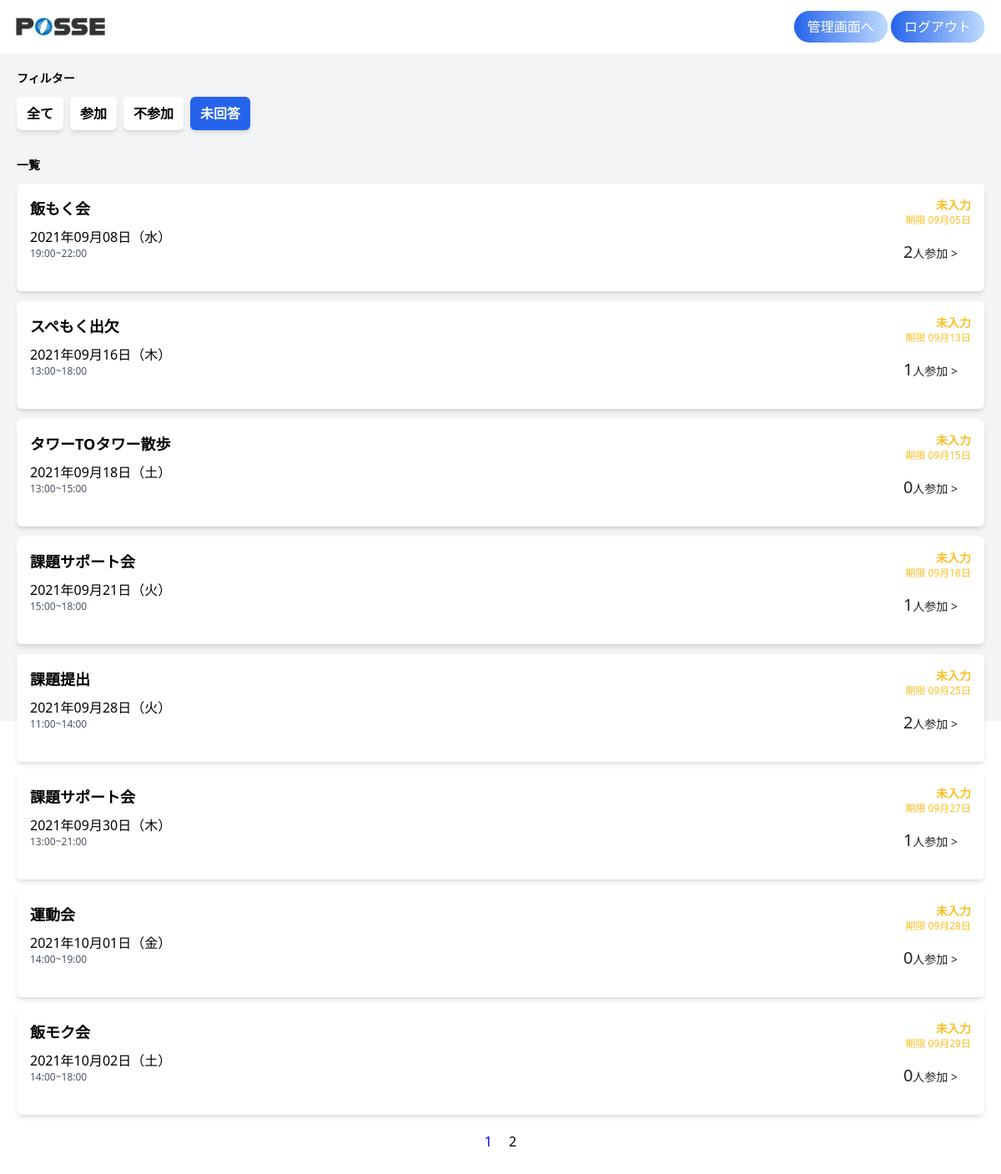
/index.php/?page_id=1&status_id=0 (signed in), run on the app's committed database.
### tables this page shows
CREATE TABLE `events` (
  `id` int NOT NULL,
  `name` varchar(10) NOT NULL,
  `start_at` datetime DEFAULT NULL,
  `end_at` datetime DEFAULT NULL,
  `created_at` datetime DEFAULT CURRENT_TIMESTAMP,
  `updated_at` datetime DEFAULT CURRENT_TIMESTAMP ON UPDATE CURRENT_TIMESTAMP,
  `deleted_at` datetime DEFAULT NULL
);

CREATE TABLE `status` (
  `id` int NOT NULL,
  `name` varchar(255) NOT NULL
);

### src/index.php (the view, shortened to what this page needs)
<?php
require('dbconnect.php');
function get_day_of_week($w)
{
  $day_of_week_list = ['日', '月', '火', '水', '木', '金', '土'];
  return $day_of_week_list["$w"];
}
$user_id = $_SESSION["ID"];
?>
<!DOCTYPE html>
<html lang="ja">
<head>
  <link href="https://unpkg.com/tailwindcss@^2/dist/tailwind.min.css" rel="stylesheet">
  <link rel="stylesheet" href="/style.css">
</head>
<body>
  <header class="h-16">
    <div class="flex justify-between items-center w-full h-full mx-auto pl-2 pr-5">
      <div class="h-full">
        <a href="/"><img src="/img/header-logo.png" alt="" class="h-full"></a>
      </div>
      <div>
        <?php if ($_SESSION["ADMIN"] == 1) : ?>
          <a href="/manage/eventlist" class="text-white bg-blue-400 px-4 py-2 rounded-3xl bg-gradient-to-r from-blue-600 to-blue-200">管理画面へ</a>
        <?php endif ?>
        <a href="/session/logout.php" class="text-white bg-blue-400 px-4 py-2 rounded-3xl bg-gradient-to-r from-blue-600 to-blue-200">ログアウト</a>
      </div>
    </div>
  </header>
  <main class="bg-gray-100 h-screen">
    <div class="w-full mx-auto p-5">
      <div id="filter" class="mb-8">
        <h2 class="text-sm font-bold mb-3">フィルター</h2>
        <div class="flex">
          <a href="/index.php/?page_id=1" class="px-3 py-2 text-md font-bold mr-2 rounded-md shadow-md <?= !$_GET['status_id'] && $_GET['status_id'] != "0" ? "bg-blue-600 text-white" : "bg-white" ?> ">全て</a>
          <a href="/index.php/?page_id=1&status_id=1" class="px-3 py-2 text-md font-bold mr-2 rounded-md shadow-md <?= $_GET['status_id'] == 1 ? "bg-blue-600 text-white" : "bg-white" ?> ">参加</a>
          <a href="/index.php/?page_id=1&status_id=2" class="px-3 py-2 text-md font-bold mr-2 rounded-md shadow-md <?= $_GET['status_id'] == 2 ? "bg-blue-600 text-white" : "bg-white" ?>">不参加</a>
          <a href="/index.php/?page_id=1&status_id=0" class="px-3 py-2 text-md font-bold mr-2 rounded-md shadow-md <?= $_GET['status_id'] == "0" ? "bg-blue-600 text-white" : "bg-white" ?>">未回答</a>
        </div>
      </div>
      <?php
      $get_status_id = $_GET['status_id'];
      ?>
      <div id="events-list">
        <div class="flex justify-between items-center mb-3">
          <h2 class="text-sm font-bold">一覧</h2>
        </div>
        <?php
        $Selected_events_number = $db->query("SELECT  count(*) FROM events WHERE CURDATE() <= start_at")->fetch(PDO::FETCH_COLUMN);
        if ($get_status_id == "none" || $get_status_id == null) {
          $status_sql = "";
          $get_status_id == "none";
        } else {
          $status_sql = "AND event_attendance.status_id = $get_status_id";
        }
        $Selected_All_events = "SELECT events.id, events.name, events.start_at, events.end_at , status.id as status_id , status.name as status_name FROM events
        INNER JOIN event_attendance ON events.id = event_attendance.event_id
        INNER JOIN status ON event_attendance.status_id = status.id
        WHERE  event_attendance.user_id = $user_id AND CURDATE() <= events.start_at $status_sql
        ORDER BY events.start_at";
        $event_contents = $db->query($Selected_All_events)->fetchAll();
        $participants_number_sql = "SELECT events.id , COUNT(event_attendance.user_id) as number, GROUP_CONCAT( ' \n', users.name ) as user_names FROM events
        INNER JOIN event_attendance ON events.id = event_attendance.event_id
        INNER JOIN status ON event_attendance.status_id = status.id
        INNER JOIN users ON event_attendance.user_id =  users.id
        WHERE  event_attendance.status_id = 1 AND CURDATE() <= events.start_at
        GROUP BY events.id
        ORDER BY events.start_at";
        $participants_number = $db->query($participants_number_sql)->fetchAll(PDO::FETCH_ASSOC | PDO::FETCH_UNIQUE);
        $max_page = ceil($Selected_events_number / MAX);
        if (!isset($_GET['page_id'])) {
          $now = 1;
        } else {
          $now = $_GET['page_id'];
        }
        $start_no = ($now - 1) * MAX;
        $display_data = array_slice($event_contents, $start_no, MAX, true);
        ?>
        <?php foreach ($display_data as $event) : ?>
          <?php
          $start_date = strtotime($event['start_at']);
          $end_date = strtotime($event['end_at']);
          $day_of_week = get_day_of_week(date("w", $start_date));
          ?>
          <div class="modal-open bg-white mb-3 p-4 flex justify-between rounded-md shadow-md cursor-pointer" id="event-<?= $event['id']; ?>">
            <div>
              <h3 class="font-bold text-lg mb-2"><?php echo $event['name'] ?></h3>
              <p><?php echo date("Y年m月d日（${day_of_week}）", $start_date); ?></p>
              <p class="text-xs text-gray-600">
                <?php echo date("H:i", $start_date) . "~" . date("H:i", $end_date); ?>
              </p>
            </div>
            <div class="flex flex-col justify-between text-right">
              <div>
                <?php switch ($event["status_id"]):
                  case 0: ?>
                    <p class="text-sm font-bold text-yellow-400"><?= $event["status_name"] ?></p>
                    <p class="text-xs text-yellow-400">期限 <?php echo date("m月d日", strtotime('-3 day', $end_date)); ?></p>
                    <?php break; ?>
                <?php endswitch; ?>
              </div>
              <ul class="menu">
                <li class="menu__item">
                  <a class="text-sm menu__item__link js-menu__item__link"><span class="text-xl"><?= $participants_number[$event['id']]["number"] ?? 0; ?></span>人参加 ></a>
                </li>
              </ul>
            </div>
          </div>
        <?php endforeach; ?>
        <div class="pager-num">
          <?php for ($i = 1; $i <= $max_page; $i++) { ?>
            <?php if ($i == $now) { ?>
              <span class="bule_word page-number"><?php echo $now; ?></span>
            <?php
            } else { ?>
          <?php echo '<a class="page-number"  href="/?page_id=' . $i . '&status_id=' . $get_status_id . '">' . $i . '</a>';
            }
          } ?>
        </div>
      </div>
  </main>
</body>
</html>

### src/style.css (style rules this page uses)
.pager-num { display: flex; justify-content: center; align-items: center; margin-top: 20px; margin-bottom: 20px; }
.bule_word { color: blue; }
.page-number { margin-left: 10px; margin-right: 10px; }
.menu__item { background: #fff; color: #222; cursor: pointer; display: block; margin-bottom: 1px; position: relative; }
.menu__item__link { display: block; padding: 1rem; }

### data on the page
events: name "飯もく会", start_at "2021年09月08日（水）", start_at "19:00", end_at "22:00", status.name "未入力", end_at "09月05日", id "2"
events: name "スペもく出欠", start_at "2021年09月16日（木）", start_at "13:00", end_at "18:00", status.name "未入力", end_at "09月13日", id "1"
events: name "タワーTOタワー散歩", start_at "2021年09月18日（土）", start_at "13:00", end_at "15:00", status.name "未入力", end_at "09月15日", id "0"
events: name "課題サポート会", start_at "2021年09月21日（火）", start_at "15:00", end_at "18:00", status.name "未入力", end_at "09月18日", id "1"
events: name "課題提出", start_at "2021年09月28日（火）", start_at "11:00", end_at "14:00", status.name "未入力", end_at "09月25日", number "2"
events: name "課題サポート会", start_at "2021年09月30日（木）", start_at "13:00", end_at "21:00", status.name "未入力", end_at "09月27日", id "1"
events: name "運動会", start_at "2021年10月01日（金）", start_at "14:00", end_at "19:00", status.name "未入力", end_at "09月28日", id "0"
events: name "飯モク会", start_at "2021年10月02日（土）", start_at "14:00", end_at "18:00", status.name "未入力", end_at "09月29日", id "0"
